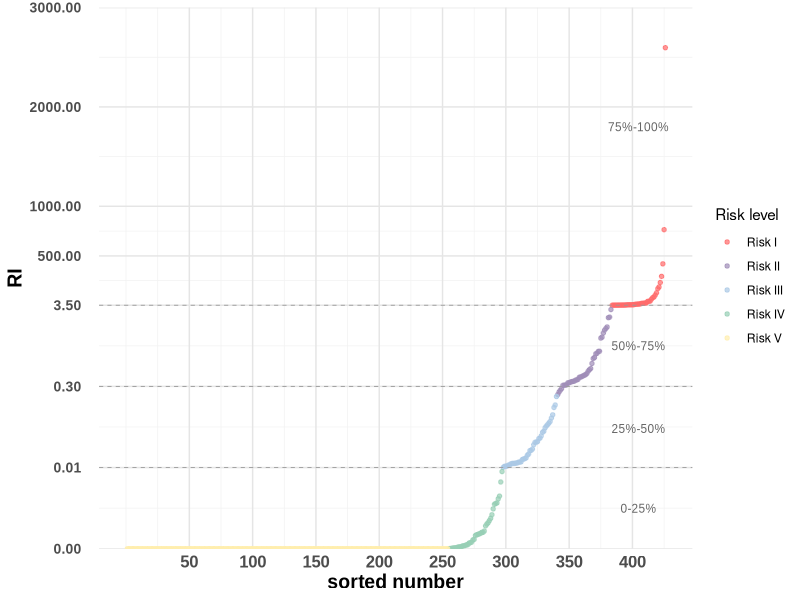

The R script that drew this image:
rm(list=ls())

# 加载必要的库
library(dplyr)    
library(ggplot2) 
library(readr)
library(scales)


# 自定义颜色
custom_colors <- c(
  "Risk I" = "#FF6B6B", 
  "Risk II" = "#9F8DB8",
  "Risk III" ="#ABC8E5",
  "Risk IV" = "#96CEB4", 
  "Risk V" =  "#FFEEAD" 
)



# 读取数据
ARG_RI <- read_csv("ARG_risk.csv")
ARG_RI$RI <- as.numeric(ARG_RI$RI)

# 设置 Risk_leve 列为因子并指定顺序
ARG_RI$Risk_Level <- factor(
  ARG_RI$Risk_Level, 
  levels = c("Risk I", "Risk II", "Risk III", "Risk IV", "Risk V") # 指定所需的顺序
)

levels(ARG_RI$Risk_Level)[1] <- "Risk I"
levels(ARG_RI$Risk_Level)[2] <- "Risk II"
levels(ARG_RI$Risk_Level)[3] <- "Risk III"
levels(ARG_RI$Risk_Level)[4] <- "Risk IV"
levels(ARG_RI$Risk_Level)[5] <- "Risk V"

# 自定义非线性变换函数：新比例
custom_trans <- trans_new(
  name = "new_nonlinear",
  transform = function(x) {
    ifelse(x <= 0.01, 
           x * (0.15/0.01),           # 0-0.01 -> 0-0.15 (15%)
           ifelse(x <= 0.3,
                  0.15 + (x - 0.01) * (0.15/(0.3-0.01)),  # 0.01-0.3 -> 0.15-0.30 (15%)
                  ifelse(x <= 3.5,
                         0.30 + (x - 0.3) * (0.15/(3.5-0.3)),  # 0.3-3.5 -> 0.30-0.45 (15%)
                         0.45 + (x - 3.5) * (0.55/(3000-3.5))   # 3.5-3000 -> 0.45-1.00 (55%)
                  )
           )
    )
  },
  inverse = function(y) {
    ifelse(y <= 0.15, 
           y * (0.01/0.15),           # 逆变换0-0.15部分
           ifelse(y <= 0.30,
                  0.01 + (y - 0.15) * ((0.3-0.01)/0.15),  # 逆变换0.15-0.30部分
                  ifelse(y <= 0.45,
                         0.3 + (y - 0.30) * ((3.5-0.3)/0.15),  # 逆变换0.30-0.45部分
                         3.5 + (y - 0.45) * ((3000-3.5)/0.55)  # 逆变换0.45-1.00部分
                  )
           )
    )
  }
)

# 创建图形
p <- ggplot(ARG_RI, aes(x = sorted, y = RI, color = Risk_Level)) +
  geom_point(alpha = 0.7, size = 1.2) +
  scale_color_manual(values = custom_colors) +
  theme_minimal() +
  labs(
    x = "sorted number", 
    y = "RI", 
    color = "Risk level",
    #title = "ARGs Risk Level"
  ) +
  scale_x_continuous(
    breaks = seq(50, 400, by = 50),
    limits = c(0, NA)
  ) +
  scale_y_continuous(
    trans = custom_trans,
    breaks = c(0, 0.01, 0.3, 3.5, 500, 1000, 2000, 3000),
    limits = c(0, 3000),
    expand = expansion(0)
  ) +
  theme(
    # ===== 新增背景设置 =====
    plot.background = element_rect(fill = "white", color = NA),
    panel.background = element_rect(fill = "white", color = NA),
    # ======================
    legend.position = "right",
    axis.text.y = element_text(
      size = 10, 
      family = "Arial", 
      face = "bold",
      angle = 0,
      margin = margin(r = 10)
    ),
    axis.text.x = element_text(
      size = 12, 
      family = "Arial", 
      face = "bold"
    ),
    axis.title = element_text(
      size = 14, 
      family = "Arial", 
      face = "bold"
    ),
    plot.title = element_text(
      size = 16, 
      family = "Arial", 
      face = "bold",
      hjust = 0.5
    ),
    panel.grid.major = element_line(color = "grey90"),  # 浅灰色主网格
    panel.grid.minor = element_line(color = "grey95")   # 更浅的小网格
  ) +
  geom_hline(
    yintercept = c(0.01, 0.3, 3.5), 
    linetype = "dashed", 
    color = "gray60",
    size = 0.3
  ) +
  annotate(
    "text", 
    x = max(ARG_RI$sorted) * 0.95, 
    y = c(0.005, 0.15, 1.9, 1800), 
    label = c("0-25%", "25%-50%", "50%-75%", "75%-100%"),
    color = "gray40",
    size = 3,
    family = "Arial"
  )


p
